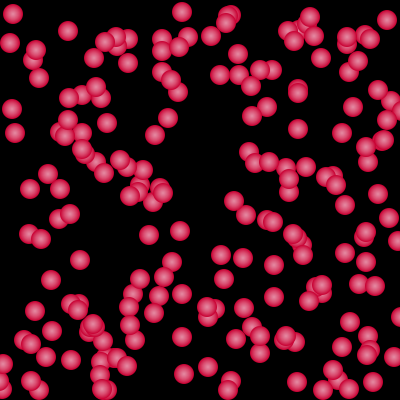
Frame 1 (no input)
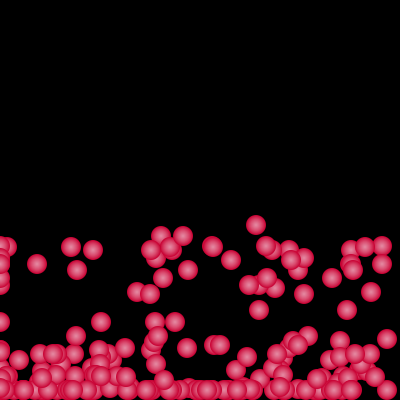
Frame 60 (the mouse pressed at the canvas centre just before this capture)
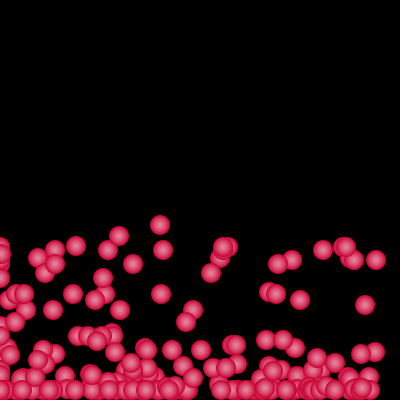
Frame 120 (the mouse held since frame 60 and released just before this capture)

The Processing sketch that drew these frames (run headless with seeded random() and noise(); from frame 60 on, the mouse is pressed at the canvas centre):

// Processing sketch: processing_49037
// ── processing_49037.pde

int ballNum = 200;
Ball[] bArray = new Ball[ballNum];

class Ball{
  int x;    //プロパティ X
  int y;    //プロパティ Y
  
  float velY;
  float axel;
  
  float pVelY;
  
  float velX;
  
  boolean isValid;      //点が有効値か否か
  
  //コンストラクタ(初期化メソッド)
  Ball(int xVal, int yVal){
    x = xVal;
    y = yVal;
    
    //点の座標が(x>=0 && y>=0)であれば有効値とする
    if(x>=0 && y>=0) isValid = true;
    else isValid = false;
    
    velX = random(200)/10 - 10;
    velY = random(100)/10;
    
    //velY = 1;
    axel = 2;
  }
  
  //自分の位置に円を描画する
  void drawBall(){
      int i;
      
      noStroke();
      fill(200,0,50);
      ellipse(x,y,20,20);
      fill(255,10);
      for(i=0;i<20;i++){
          ellipse(x,y,i,i);
      }
  }
  
  void update(){
      velY += axel;
      y += velY;
      
      x += velX;
      velX *= 0.99;

      if(y+10>=height){
       y = height-10;
       if(pVelY*velY>0) velY = -(velY*0.8);
      }
      
      if(x+10>=width || x-10 <= 0){
       velX = -(velX*0.8);
      }
      
      pVelY = velY;
      
      if(y+10==height && velY * velY < 2) {
        velY = 0;
      }
  }
  
} 
void setup() {  //setup function called initially, only once
  size(400, 400);
  //background(0);
  //colorMode(RGB,255);   //set colors to Hue, Saturation, Brightness mode
  
  int i;
  for(i=0;i<ballNum;i++){
      bArray[i] = new Ball((int)random(width),(int)random(height));
  }
  
  
}

void draw() {  //draw function loops 
  background(0);
  int i;
  smooth();
  for(i=0;i<ballNum;i++){
      bArray[i].update();
      bArray[i].drawBall();
  }
}

void mousePressed(){
  int i;
  for(i=0;i<ballNum;i++){
      bArray[i] = new Ball((int)random(width),(int)random(height));
  }
}
  
  


                
                                                                
